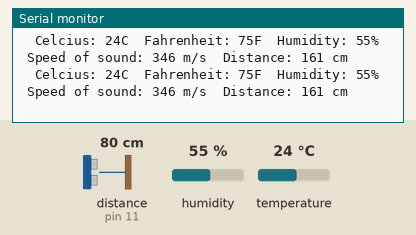
A sketch run on a simulated Arduino Uno, built with avr-gcc and run on an emulated ATmega328P. Shown: the last lines printed to the serial monitor. Wiring (inferred from the names in the program): DHT22 sensor: data pin 7. The test bench sets the inputs (shaded band); at power-on: distance to the obstacle (sensor on pin 11) 80 cm, humidity 55 %, temperature 24 °C. The echo pulse lasts 58.3 µs per cm.

Above: at 5.4 s.
5.5 s: distance to the obstacle (sensor on pin 11) set to 250 cm
At 8.4 s:
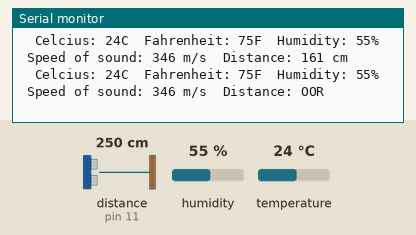
11.1 s: humidity set to 22 %
At 13.0 s:
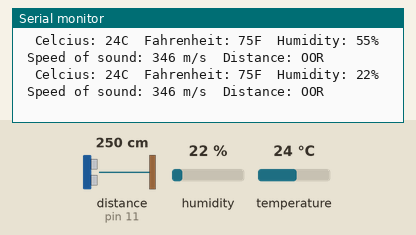
14.7 s: temperature set to 12 °C
At 17.6 s:
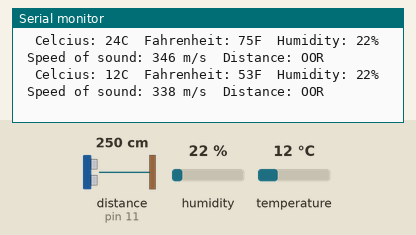
18.3 s: distance to the obstacle (sensor on pin 11) set to 2 cm
At 20.0 s:
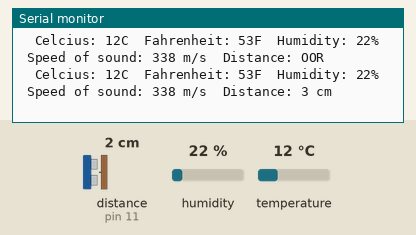
21.9 s: humidity set to 40 %
At 21.9 s:
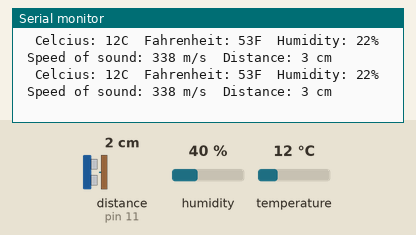
Timing chart, 0 to 24.9 s (numbered marks = the images above; inputs shaded):
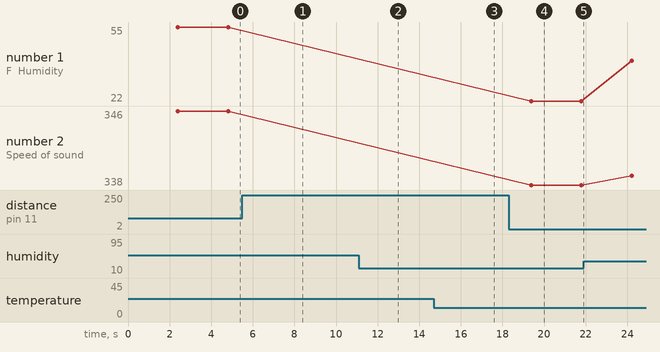

The sketch:

sketch.ino
```cpp
#include "DHT.h"
#include "NewPing.h"

// DHT Sensor Pins
// VCC    5V
// Data   7
// GND    GND

// HC-SR04 Ultrasonic Sensor Pins
// VCC    5V
// TRIG   11
// ECHO   11
// GND    GND

// Constants
#define DHT_PIN 7
#define DHT_TYPE DHT22  // aka AM2302

#define ULTRASONIC_SENSOR_TRIGGER_PIN 11
#define ULTRASONIC_SENSOR_ECHO_PIN 11
#define MAXIMUM_DISTANCE 400

// Variables
float humidity;
float temperatureCelcius;
float temperatureFahrenheit;
float duration;
float distance;
float soundMetersPerSecond;
float soundCentimetersPerMillisecond;
int iterations = 5;

NewPing sonar(ULTRASONIC_SENSOR_TRIGGER_PIN, ULTRASONIC_SENSOR_ECHO_PIN, MAXIMUM_DISTANCE);
DHT dht(DHT_PIN, DHT_TYPE);

void setup() {
  Serial.begin(9600);
  dht.begin();
}

void loop() {
  // Delay to enable the DHT-22 to stabalize
  delay(2000);

  // Read the humidity and temperature (in C & F)
  humidity = dht.readHumidity();
  temperatureCelcius = dht.readTemperature();
  temperatureFahrenheit = (temperatureCelcius * 1.8) + 32;

  // Calculate the speed of sound in meters per second
  // and then convert to centimeters per millisecond
  soundMetersPerSecond = 331.4 + (0.606 * temperatureCelcius) + (0.0124 * humidity);

  // Perform the ping
  duration = sonar.ping_median(iterations);

  // Print out the results of the sensors

  // Temperature
  Serial.print("  Celcius: ");
  Serial.print((int) temperatureCelcius);
  Serial.print("C");
  Serial.print("  Fahrenheit: ");
  Serial.print((int) temperatureFahrenheit);
  Serial.print("F");

  // Humidity
  Serial.print("  Humidity: ");
  Serial.print((int) humidity);
  Serial.print("%");

  // Speed of Sound
  Serial.print("  Speed of sound: ");
  Serial.print((int) soundMetersPerSecond);
  Serial.print(" m/s");

  // Distance
  distance = duration * soundMetersPerSecond / 10000;
  Serial.print("  Distance: ");
  if (distance >= 400 || distance <= 2) {
    Serial.println("OOR");
  } else {
    Serial.print((int) distance);
    Serial.println(" cm");
  }
}
```

Measured:
- after the input at 5.5 s, the serial monitor: prints a new line after 1.8 s (image 1)
- after the input at 11.1 s, the serial monitor: prints a new line after 1.0 s (image 2)
- after the input at 14.7 s, the serial monitor: prints a new line after 2.3 s (image 3)
- after the input at 18.3 s, the serial monitor: prints a new line after 1.1 s (image 4)
- plotted number 1: 22 → 40 after the input at 21.9 s
- plotted number 2: 338 → 339 after the input at 21.9 s
